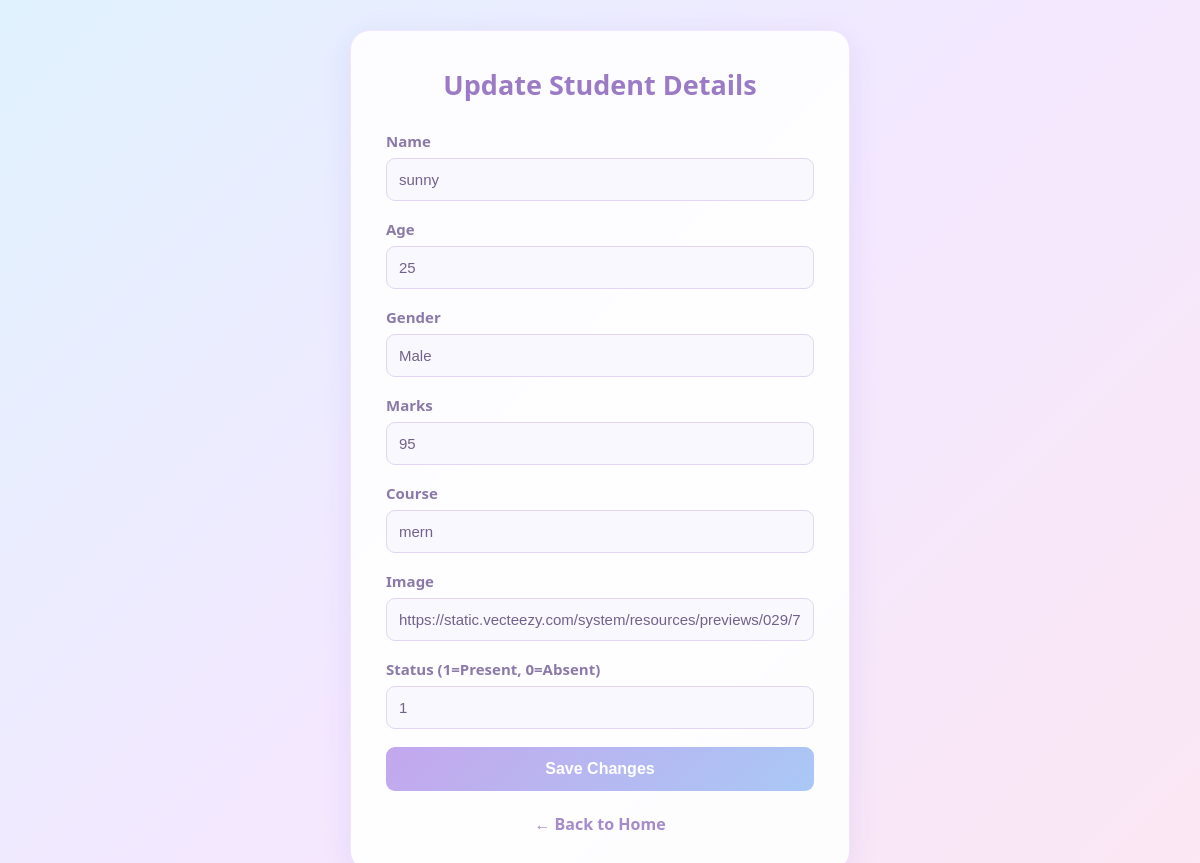
The page /students/update/4 on the database as committed earlier.
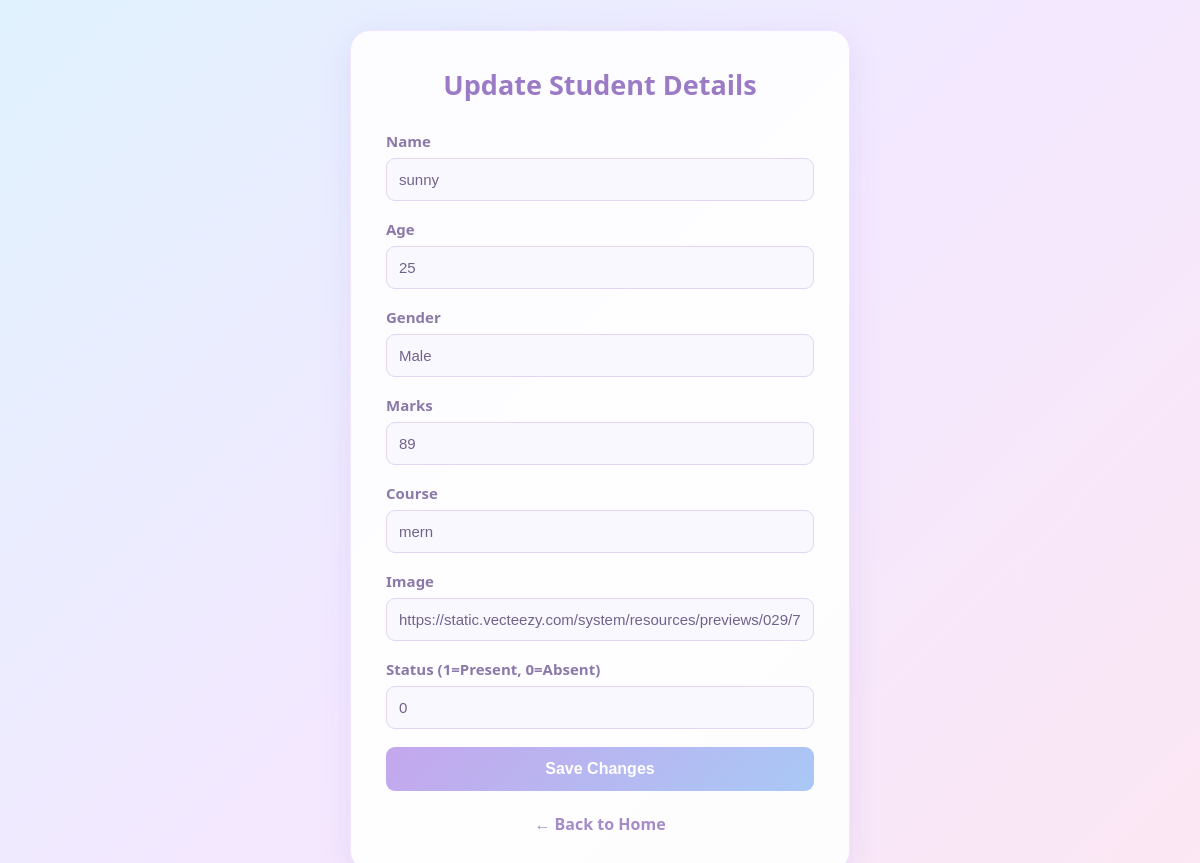
The same page on the database as committed later.
### tables this page shows
CREATE TABLE students(
   id INTEGER PRIMARY KEY AUTOINCREMENT,
   name TEXT NOT NULL,
   age INTEGER,
   gender TEXT,
   marks INTEGER,
   course TEXT,
   image TEXT,
   status INTEGER
  );

### main.py (the view)
@app.get("/students/update/{std_id}")
def update_student_form(req: Request, std_id: int):
    connection = get_connection()
    cursor = connection.cursor()
    cursor.execute(
        "SELECT * FROM students WHERE id=?",
        (std_id,)
    )
    student = cursor.fetchone()
    connection.close()
    if student is None:
        return {"detail": "Student not found"}
    return templates.TemplateResponse(
        request=req,
        name="update-student.html",
        context={"std": student}
    )

### templates/update-student.html (shortened to what this page needs)
<!DOCTYPE html>
<html>
<head>
</head>
<body>
<div class="container">
    <h2>Update Student Details</h2>
    <form action="/students/update/{{ std[0] }}" method="post">
        <label>Name</label>
        <input type="text" name="name"
               value="{{ std[1] }}" required>
        <label>Age</label>
        <input type="number" name="age"
               value="{{ std[2] }}" min="18" max="30" required>
        <label>Gender</label>
        <input type="text" name="gender"
               value="{{ std[3] }}" required>
        <label>Marks</label>
        <input type="number" name="marks"
               value="{{ std[4] }}" required>
        <label>Course</label>
        <input type="text" name="course"
               value="{{ std[5] }}" required>
        <label>Image</label>
        <input type="text" name="image"
               value="{{ std[6] }}">
        <label>Status (1=Present, 0=Absent)</label>
        <input type="number" name="status"
               value="{{ std[7] }}" min="0" max="1" required>
        <button type="submit">Save Changes</button>
    </form>
    <a href="/" class="back">← Back to Home</a>
</div>
</body>
</html>

### templates/update-student.html (style rules this page uses)
* { margin: 0; padding: 0; box-sizing: border-box; }
body { font-family: 'Segoe UI', Arial, sans-serif; background: linear-gradient(135deg, #e0f2fe, #f3e8ff, #fce7f3); min-height: 100vh; display: flex; justify-content: center; align-items: center; padding: 30px 15px; }
.container { background: rgba(255, 255, 255, 0.9); width: 100%; max-width: 500px; padding: 35px; border-radius: 20px; box-shadow: 0 8px 30px rgba(147, 112, 219, 0.15); border: 1px solid #f0e6ff; }
h2 { text-align: center; color: #9b7bc5; margin-bottom: 28px; font-size: 27px; }
label { display: block; margin-bottom: 7px; color: #8b79a9; font-weight: 600; font-size: 15px; }
input { width: 100%; padding: 12px; margin-bottom: 18px; border: 1px solid #e2d5f5; border-radius: 9px; font-size: 15px; color: #71628c; background: #faf8ff; outline: none; transition: 0.3s; }
input::placeholder { color: #c2b5d6; }
button { width: 100%; padding: 13px; background: linear-gradient(135deg, #c4a7ed, #a9c8f5); color: #ffffff; border: none; border-radius: 9px; font-size: 16px; font-weight: bold; cursor: pointer; transition: 0.3s; }
.back { display: block; text-align: center; margin-top: 22px; color: #a58bc9; text-decoration: none; font-weight: 600; transition: 0.3s; }

Rows that differ between the two databases and show on the page:
changed students "sunny": marks "95" → "89"; status "1" → "0"
